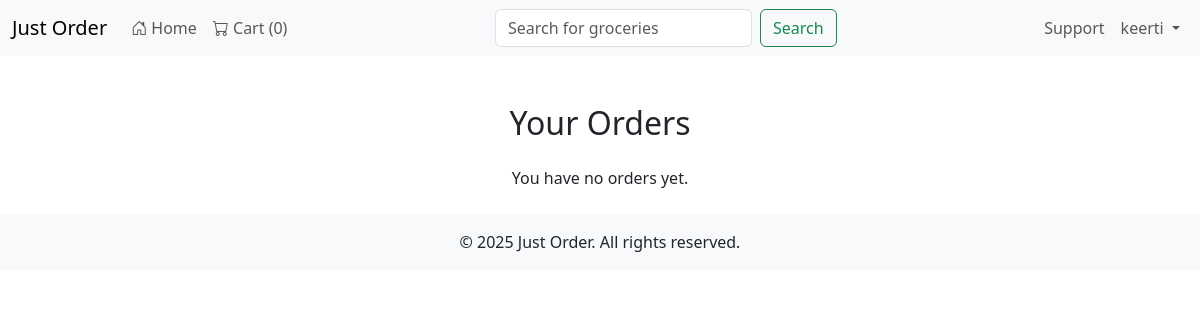
Page /home/orders/ (signed in) on the earlier database version.
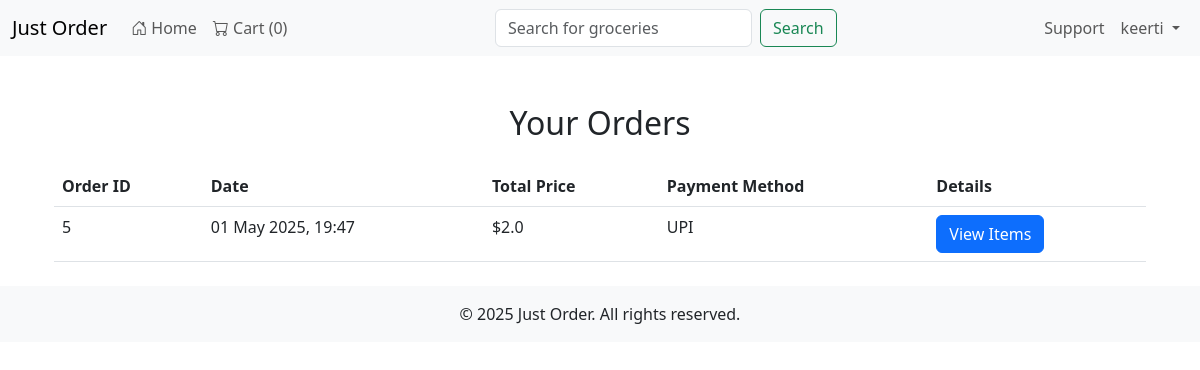
Same page on the later database version.
### home/models.py (models this page shows, shortened)
class Order(models.Model):
    user = models.ForeignKey(User, on_delete=models.CASCADE)
    items = models.TextField()  # Store items as a JSON string
    total_price = models.FloatField()
    payment_method = models.CharField(max_length=50)
    created_at = models.DateTimeField(auto_now_add=True)

### home/views.py (the view)
# urls.py: path('orders/', views.orders, name='orders'),
def orders(request):
    if not request.user.is_authenticated:
        return redirect('login')
    user_orders = Order.objects.filter(user=request.user).order_by('-created_at')
    context = {
        "orders": user_orders,
    }
    return render(request, "orders.html", context)

### home/templates/orders.html (shortened to what this page needs)
{% extends 'layout.html' %}
{% block content %}
<div class="container mt-5">
    <h2 class="text-center mb-4">Your Orders</h2>
    {% if orders %}
    <table class="table">
        <thead>
            <tr>
                <th>Order ID</th>
                <th>Date</th>
                <th>Total Price</th>
                <th>Payment Method</th>
                <th>Details</th>
            </tr>
        </thead>
        <tbody>
            {% for order in orders %}
            <tr>
                <td>{{ order.id }}</td>
                <td>{{ order.created_at|date:"d M Y, H:i" }}</td>
                <td>${{ order.total_price }}</td>
                <td>{{ order.payment_method }}</td>
                <td>
                    <a href="{% url 'order_items' order.id %}" class="btn btn-primary">View Items</a>
                </td>
            </tr>
            {% endfor %}
        </tbody>
    </table>
    {% else %}
    <p class="text-center">You have no orders yet.</p>
    {% endif %}
</div>
{% endblock %}

Differences in the rows shown:
added Order: id "5", created_at "01 May 2025, 19:47", total_price "2.0", payment_method "UPI"
Other differences:
text no longer shown: "You have no orders yet."
text now shown: "Order ID Date Total Price Payment Method Details"
